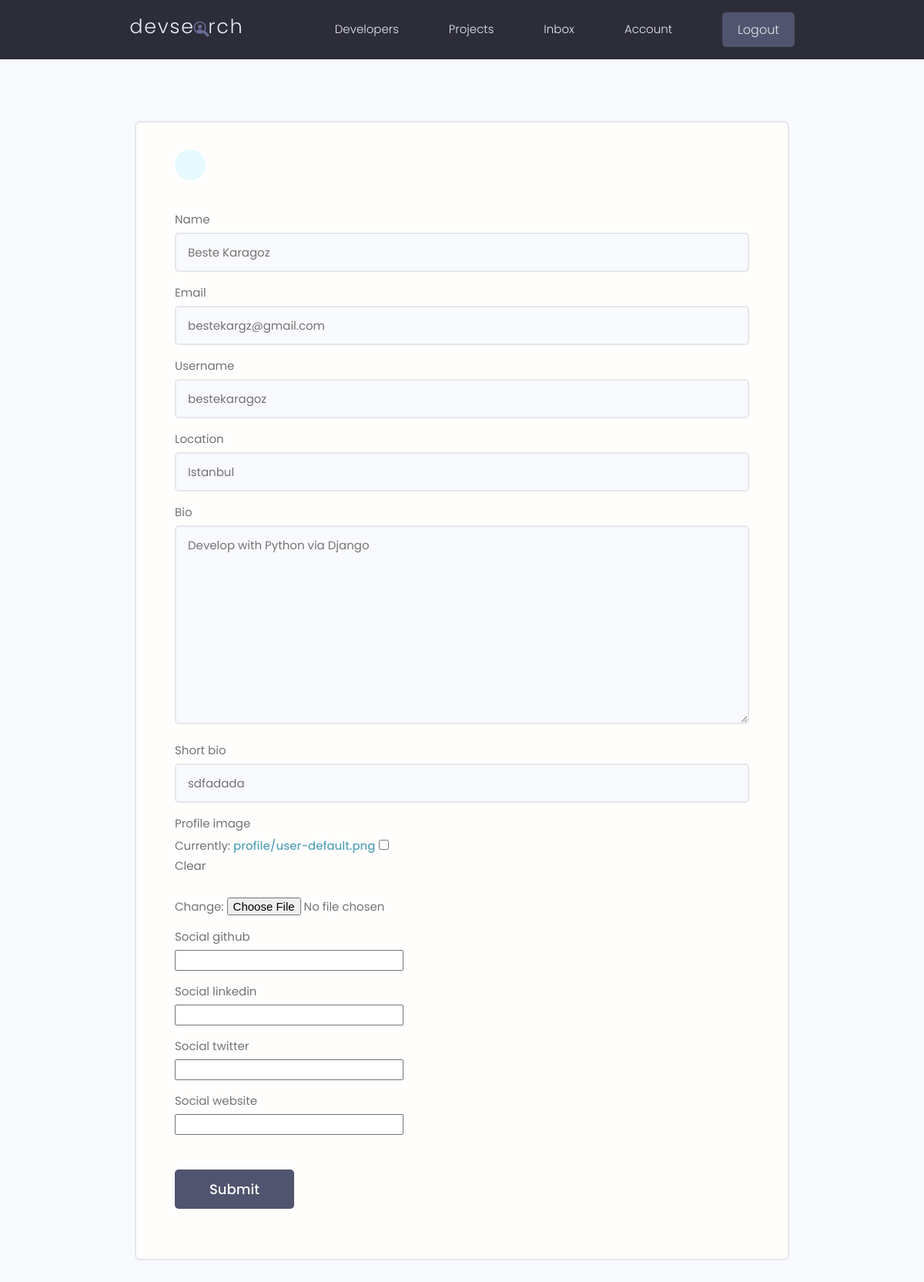
The page /edit-account/ (signed in) on the database its author committed.
### users/models.py (models this page shows, shortened)
class Profile(models.Model):
    user = models.OneToOneField(User, on_delete=models.CASCADE)
    name = models.CharField(max_length=100, blank=True, null=True)
    email = models.EmailField(max_length=100, blank=True, null=True)
    username = models.CharField(max_length=100, blank=True, null=True)
    short_bio = models.CharField(max_length=100, blank=True, null=True)
    bio = models.TextField(blank=True, null=True)
    profile_image = models.ImageField(upload_to='profile/', default='profile/user-default.png', blank=True, null=True)
    location = models.CharField(max_length=100, blank=True, null=True)
    social_github = models.URLField(max_length=100, blank=True, null=True)
    social_linkedin = models.URLField(max_length=100, blank=True, null=True)
    social_twitter = models.URLField(max_length=100, blank=True, null=True)
    social_website = models.URLField(max_length=100, blank=True, null=True)
    created = models.DateTimeField(auto_now_add=True)
    id = models.UUIDField(primary_key=True, default=uuid.uuid4, editable=False)

### users/views.py (the view)
# urls.py: path('edit-account/', views.user_edit_account, name='edit-account'),
@login_required(login_url='login')
def user_edit_account(request):
    profile = request.user.profile
    form = ProfileForm(instance=profile)
    if request.method == "POST":
        form = ProfileForm(request.POST, request.FILES, instance=profile)
        if form.is_valid():
            form.save()
            return redirect('account')
    context = {'form': form}
    return render(request, 'users/account_form.html', context)

### users/forms.py
class ProfileForm(ModelForm):
    class Meta:
        model = Profile
        fields = ['name', 'email', 'username', 'location', 'bio', 'short_bio', 'profile_image',
                  'social_github', 'social_linkedin', 'social_twitter', 'social_website']
    def __init__(self, *args, **kwargs):
        super(ProfileForm, self).__init__(*args, **kwargs)
        for k, field in self.fields.items():
            field.widget.attrs.update({'class': 'input'})

### users/templates/users/account_form.html (shortened to what this page needs)
{% extends 'main.html' %}
{% block content %}
    <main class="formPage my-xl">
        <div class="content-box">
            <div class="formWrapper">
                <a class="backButton" href="{% url 'account' %}"></a>
                <br>
                <form class="form" method="post" action="{% url 'edit-account' %}" enctype="multipart/form-data">
                    {% for field in form %}
                        <div class="form__field">
                            <label for="formInput#text">{{ field.label }} </label>
                            {{ field }}
                        </div>
                    {% endfor %}
                    <input class="btn btn--sub btn--lg  my-md" type="submit" value="Submit"/>
                </form>
            </div>
        </div>
    </main>
{% endblock content %}

### static/styles/app.css (style rules this page uses)
:root { --color-sub: #2d2d39; }
.btn--sub { background-color: var(--color-sub-light); }
.content-box { width: 95%; max-width: 85rem; margin: 0 auto; }
.backButton { background: var(--color-main-light); color: var(--color-main); width: 4rem; height: 4rem; display: flex; align-items: center; justify-content: center; border-radius: 50%; }
.formPage .formWrapper { list-style: none; background: var(--color-white); padding: 3.5rem 5rem; border: 2px solid var(--color-light); border-radius: 0.7rem; }

### static/uikit/styles/modules/_variables.css (style rules this page uses)
:root { --color-main: #5aa5b9; --color-main-light: #e6faff; --color-sub: #3f4156; --color-sub-light: #51546e; --color-sub-lighter: #ededfd; --color-text: #737373; --color-gray: #8b8b8b; --color-light: #e5e7eb; --color-light-gray: #767676; --color-bg: #f8fafd; --color-white: #fffefd; --color-white-light: #f3f3f3; --color-success: #359e64; --color-success-bg: #def8e8; --color-error: #fc4b0b; --color-error-bg: #fff2ee; --font-base: 'Poppins', arial, helvetica, 'Segoe UI', roboto, ubuntu, sans-serif; --font-monospace: 'Fira Code', 'Courier New', courier, monospace; --font-regular: 300; --font-medium: 500; --font-bold: 700; --generic-shadow: 1px 1px 5px #00000010; --generic-transition: all 0.3s ease-in-out; }

### static/uikit/styles/modules/_base.css (style rules this page uses)
* { margin: 0; padding: 0; box-sizing: border-box; text-rendering: optimizeLegibility; color: inherit; font-size: inherit; }
html { font-size: 50%; }
@media only screen and (min-width: 480px) { html { font-size: 56.25%; } }
@media only screen and (min-width: 1200px) { html { font-size: 62.5%; } }
body { line-height: 1.6; font-weight: 400; font-size: 1.5rem; color: var(--color-text); background-color: var(--color-bg); min-height: 100vh; }

### static/uikit/styles/modules/_typography.css (style rules this page uses)
* { font-family: var(--font-base); }
a { padding-bottom: 2px; text-decoration: none; display: inline-block; color: var(--color-main); font-weight: var(--font-medium); }

### static/uikit/styles/modules/_utilities.css (style rules this page uses)
.my-md { margin: 3rem auto; }
.my-xl { margin: 8rem auto; }

### static/uikit/styles/modules/_button.css (style rules this page uses)
.btn { display: inline-block; position: relative; cursor: pointer; background-color: var(--color-light); font-weight: var(--font-medium); color: var(--color-sub); text-decoration: none; padding: 1rem 2rem; border-radius: 0.5rem; border: none; width: -webkit-fit-content; width: -moz-fit-content; width: fit-content; height: -webkit-fit-content; height: -moz-fit-content; height: fit-content; font-size: 1.6rem; outline-width: 0; outline-color: transparent; -webkit-backface-visibility: hidden; backface-visibility: hidden; transition: all 0.3s ease-in-out; }
.btn--sub { background-color: var(--color-sub); color: var(--color-white); }
.btn--lg { font-size: 1.8rem; padding: 1.2rem 4.5rem; }

### static/uikit/styles/modules/_form.css (style rules this page uses)
.form { display: block; }
.form__field { margin-top: 1.5rem; margin-bottom: 1.5rem; }
.form__label, .form__field > label { display: block; margin-bottom: 0.5rem; color: var(--color-text); }
input.input[type='text'], input.input[type='email'], input.input[type='password'], input.input[type='number'], textarea.input { min-width: 24rem; width: 100%; padding: 1.2rem 1.5rem; border-radius: 0.5rem; border: 2px solid var(--color-light); transition: all 0.3s ease-in-out; background-color: var(--color-bg); }

### rows shown on the page
Profile: form "Beste Karagoz" "bestekargz@gmail.com" "bestekaragoz" "Istanbul" "Develop with Python via Django" "sdfadada"

### other values the page prints
{{ field.label }} "Name" "Email" "Username" "Location" "Bio" "Short bio" "Profile image" "Social github" "Social linkedin" "Social twitter" "Social website"
